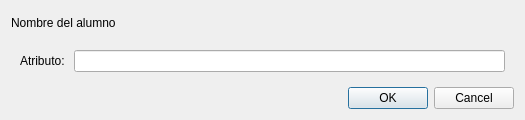
<?xml version="1.0" encoding="UTF-8"?>
<ui version="4.0">
 <class>VentanaEditar</class>
 <widget class="QDialog" name="VentanaEditar">
  <property name="geometry">
   <rect>
    <x>0</x>
    <y>0</y>
    <width>525</width>
    <height>120</height>
   </rect>
  </property>
  <property name="sizePolicy">
   <sizepolicy hsizetype="Preferred" vsizetype="Preferred">
    <horstretch>0</horstretch>
    <verstretch>0</verstretch>
   </sizepolicy>
  </property>
  <property name="minimumSize">
   <size>
    <width>525</width>
    <height>120</height>
   </size>
  </property>
  <property name="maximumSize">
   <size>
    <width>525</width>
    <height>120</height>
   </size>
  </property>
  <property name="windowTitle">
   <string>Editar</string>
  </property>
  <layout class="QVBoxLayout" name="verticalLayout">
   <item>
    <widget class="QLabel" name="NombreAlumno">
     <property name="text">
      <string>Nombre del alumno</string>
     </property>
    </widget>
   </item>
   <item>
    <widget class="QWidget" name="widget" native="true">
     <layout class="QHBoxLayout" name="horizontalLayout">
      <item>
       <widget class="QLabel" name="AtributoEditar">
        <property name="text">
         <string>Atributo: </string>
        </property>
        <property name="buddy">
         <cstring>EntradaEditar</cstring>
        </property>
       </widget>
      </item>
      <item>
       <widget class="QLineEdit" name="EntradaEditar"/>
      </item>
     </layout>
    </widget>
   </item>
   <item>
    <widget class="QDialogButtonBox" name="buttonBox">
     <property name="orientation">
      <enum>Qt::Horizontal</enum>
     </property>
     <property name="standardButtons">
      <set>QDialogButtonBox::Cancel|QDialogButtonBox::Ok</set>
     </property>
    </widget>
   </item>
  </layout>
 </widget>
 <resources/>
 <connections>
  <connection>
   <sender>buttonBox</sender>
   <signal>accepted()</signal>
   <receiver>VentanaEditar</receiver>
   <slot>accept()</slot>
   <hints>
    <hint type="sourcelabel">
     <x>248</x>
     <y>254</y>
    </hint>
    <hint type="destinationlabel">
     <x>157</x>
     <y>274</y>
    </hint>
   </hints>
  </connection>
  <connection>
   <sender>buttonBox</sender>
   <signal>rejected()</signal>
   <receiver>VentanaEditar</receiver>
   <slot>reject()</slot>
   <hints>
    <hint type="sourcelabel">
     <x>316</x>
     <y>260</y>
    </hint>
    <hint type="destinationlabel">
     <x>286</x>
     <y>274</y>
    </hint>
   </hints>
  </connection>
 </connections>
</ui>
